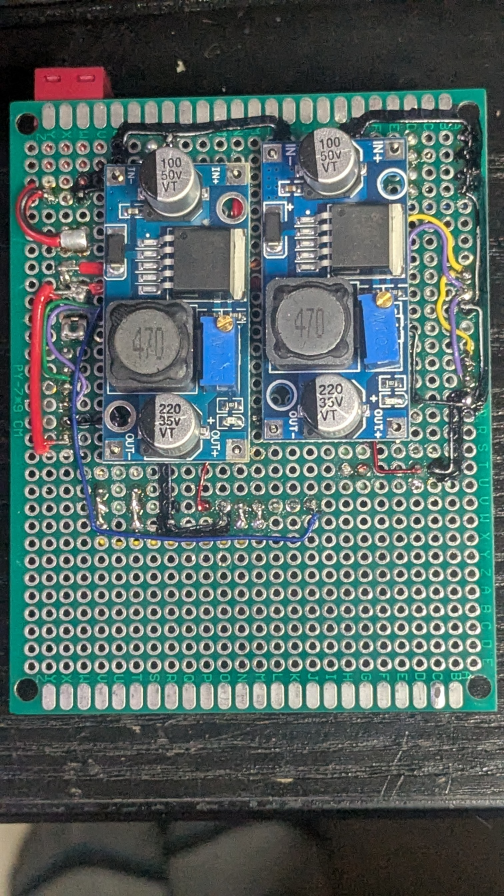
#> input picture docs/images/prototype/Prototype_DriverWheels_Bottom.jpg, 1512 x 2688 px (shown at 1/3 size)
$ python driverwheels_bottom_boxes.py
#> lines starting #> are read from the running program, lines starting #| are printed output that depends on the picture
# Annotated bottom photo: docs/images/prototype/Prototype_DriverWheels_Bottom.jpg -> docs/images/prototype/Prototype_DriverWheels_Bottom_boxes.jpg
# Run driverwheels_bottom_mask.py first if the mask is missing.
# The bottom view is mirrored left-right with respect to the top photo.
import os
from PIL import Image, ImageDraw, ImageFont
HERE=os.path.dirname(os.path.abspath(__file__))
SRC=HERE+'/../images/prototype/Prototype_DriverWheels_Bottom.jpg'
DST=HERE+'/../images/prototype/Prototype_DriverWheels_Bottom_boxes.jpg'
im=Image.open(SRC).convert('RGB')
#> im is the input picture: PIL image 1512x2688 RGB; mean R, G, B 86.1, 103.4, 100.8
mask=Image.open(HERE+'/driverwheels_bottom_mask.png').convert('L')
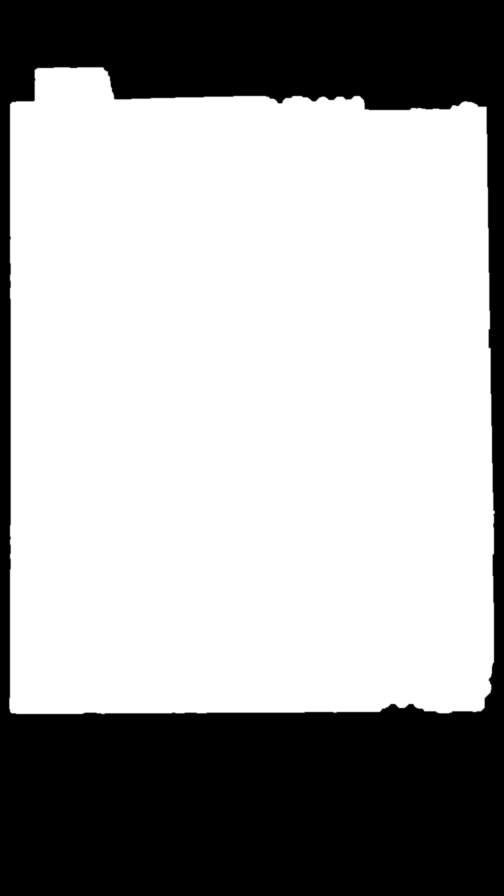
#> input picture docs/figures/driverwheels_bottom_mask.png, 1512 x 2688 px (shown at 1/3 size)
#> mask is the input picture: PIL image 1512x2688 L; min 0, max 255, mean 167.2
im=Image.composite(im,Image.new('RGB',im.size,(128,128,128)),mask)
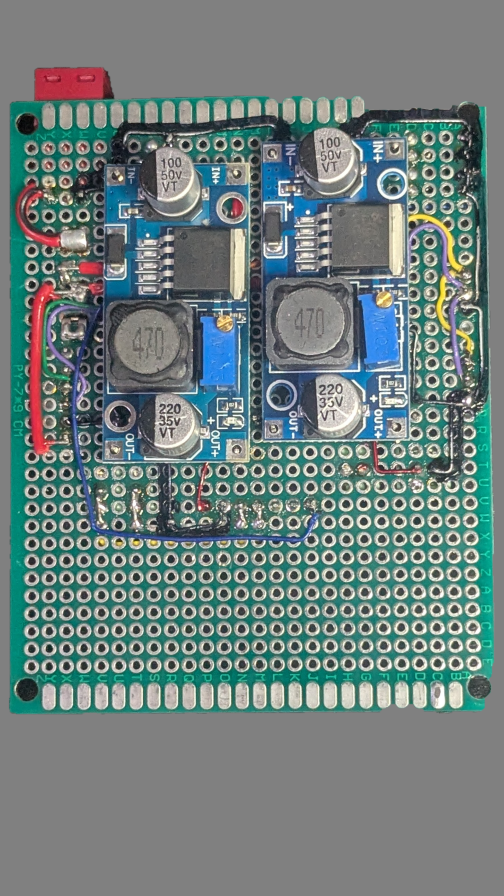
#> im: PIL image 1512x2688 RGB (shown at 1/3 size); mean R, G, B 112, 128.5, 127
OX,PADR=0,0
cv=Image.new('RGB',(im.width+OX+PADR,im.height),(128,128,128)); cv.paste(im,(OX,0)); im=cv
#> after `cv = Image.new('RGB', (im.width + OX + PADR, im.height), (128, 128, 12`: cv: PIL image 1512x2688 RGB; every value is 128
d=ImageDraw.Draw(im)
k=1512/1125
F='/usr/share/fonts/truetype/dejavu/DejaVuSans-Bold.ttf'
fb=ImageFont.truetype(F,34); fl=ImageFont.truetype(F,27)
# (n, label, display-coords box, colour, badge corner)
E=[
 (1,'Battery input terminal (back of top box 3)', (78,148,252,228),   '#FF2D2D','tr'),
 (2,'Buck converter, 12 V out (LM2596-type)',      (230,362,558,1032), '#00B4FF','tr'),
 (3,'Buck converter, 3V3 out (LM2596-type)',      (583,302,914,987),  '#7CFF00','br'),
]
R=27
def ink(c):
    r,g,b=(int(c[i:i+2],16) for i in (1,3,5))
    return 'black' if 0.299*r+0.587*g+0.114*b>140 else 'white'
for n,lab,b,c,corner in E:
    x0,y0,x1,y1=[v*k for v in b]; x0+=OX; x1+=OX
    d.rectangle((x0,y0,x1,y1),outline='black',width=10)
    d.rectangle((x0,y0,x1,y1),outline=c,width=6)
    cx=x0 if 'l' in corner else x1; cy=y0 if 't' in corner else y1
    d.ellipse((cx-R,cy-R,cx+R,cy+R),fill=c,outline='black',width=3)
    d.text((cx,cy),str(n),fill=ink(c),font=fb,anchor='mm')
# buck pad tags, original-image coords: (pad x, pad y, net, tag centre y, colour)
ft=ImageFont.truetype(F,24)
A,B='#00B4FF','#7CFF00'
VTAGS=[(348,523,'GND',440,A),(712,523,'V_bat',440,A),(348,1336,'GND',1430,A),(712,1336,'12 V',1430,A),
       (148,235,'V_bat',150,'#FF2D2D'),(252,235,'GND',150,'#FF2D2D'),
       (600,385,'GND',250,'#111111'),
       (816,457,'GND',360,B),(1176,442,'V_bat',360,B),(816,1277,'GND',1385,B),(1176,1277,'3V3',1385,B)]
for px,py,l,ty,c in VTAGS:
    px+=OX
    d.line((px,py,px,ty),fill='black',width=5); d.line((px,py,px,ty),fill=c,width=2)
    d.ellipse((px-6,py-6,px+6,py+6),fill=c,outline='black',width=2)
    w=d.textlength(l,font=ft)
    d.rounded_rectangle((px-w/2-8,ty-17,px+w/2+8,ty+17),radius=6,fill=c,outline='black',width=2)
    d.text((px,ty),l,fill=ink(c),font=ft,anchor='mm')
#> this loop made 11 passes
#> w on passes 1 to 11: 59.72, 75.44, 59.72, 60.34, 75.44, 59.72, 59.72, 59.72, 75.44, 59.72, 51.98
# big dots on the eight buck pads, coloured by net
NET={'GND':'#111111','V_bat':'#FF2D2D','12 V':'#00B4FF','3V3':'#FF8C1A'}
for px,py,l,ty,c in VTAGS:
    if c in (A,B):
        x=px+OX; d.ellipse((x-17,py-17,x+17,py+17),fill=NET[l],outline='black' if l!='GND' else 'white',width=3)
# legend in the empty area below the board
ly0=2230
for i,(n,lab,b,c,_) in enumerate(E):
    x=60 if i<4 else im.width//2+40; y=ly0+(i%4)*56
    d.ellipse((x,y,x+44,y+44),fill=c,outline='black',width=2)
    d.text((x+22,y+22),str(n),fill=ink(c),font=fl,anchor='mm')
    d.text((x+58,y+22),lab,fill='#111111',font=fl,anchor='lm')
# key: every black wire / solder trace is GND
y=ly0+len(E)*56; x=60
d.rounded_rectangle((x,y+6,x+44,y+38),radius=6,fill='#111111',outline='black',width=2)
d.text((x+58,y+22),'Black wire / solder trace = GND (all of them)',fill='#111111',font=fl,anchor='lm')
im.save(DST,quality=92)
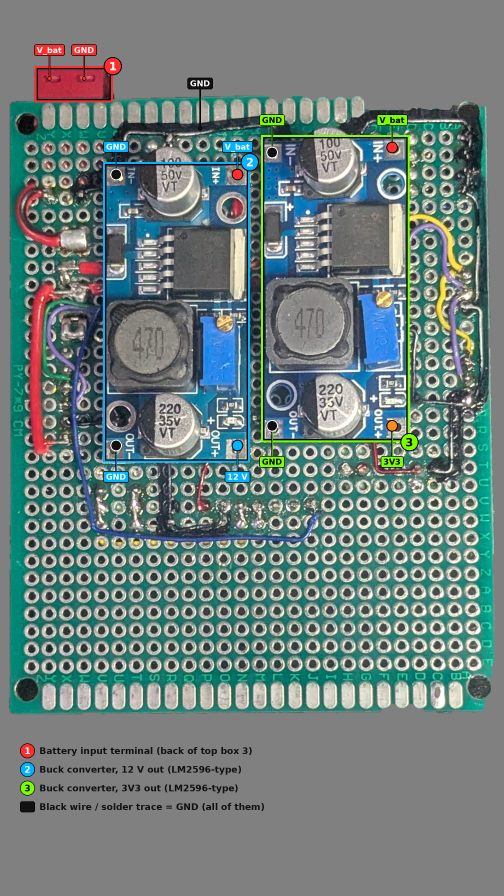
#> saved as Prototype_DriverWheels_Bottom_boxes.jpg: PIL image 1512x2688 RGB (shown at 1/3 size); mean R, G, B 110.4, 127.9, 125.2
print(im.size)
#| (1512, 2688)
